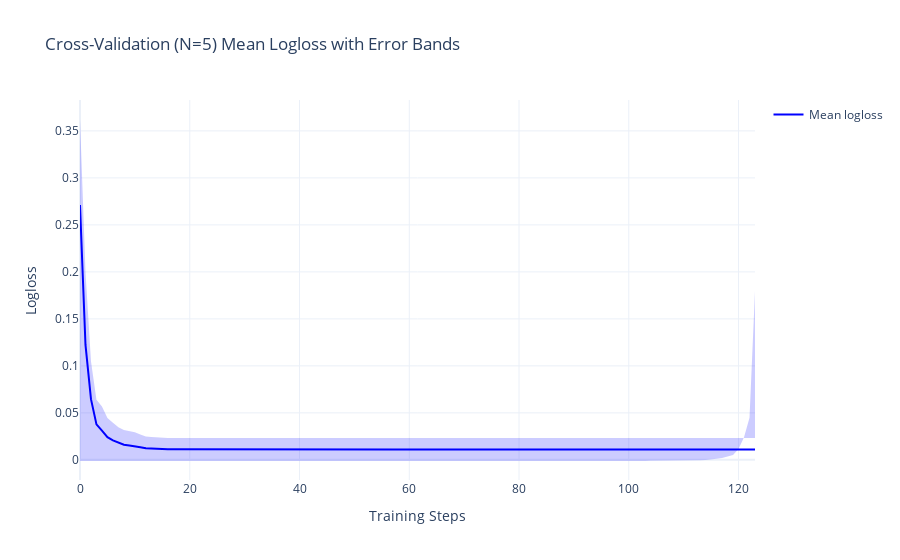
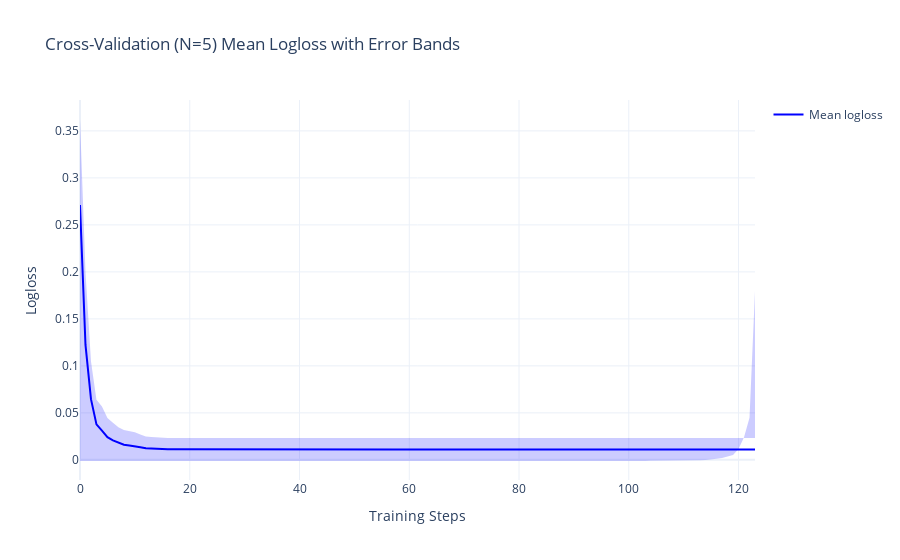

The cell these charts' notebook holds for them, in order:
### Code cell
plot_error_scatter(
    df_plot=cv_results,
    x="iterations",
    y="test-Logloss-mean",
    err="test-Logloss-std",
    name="Mean logloss",
    title="Cross-Validation (N=5) Mean Logloss with Error Bands",
    xtitle="Training Steps",
    ytitle="Logloss",
)
